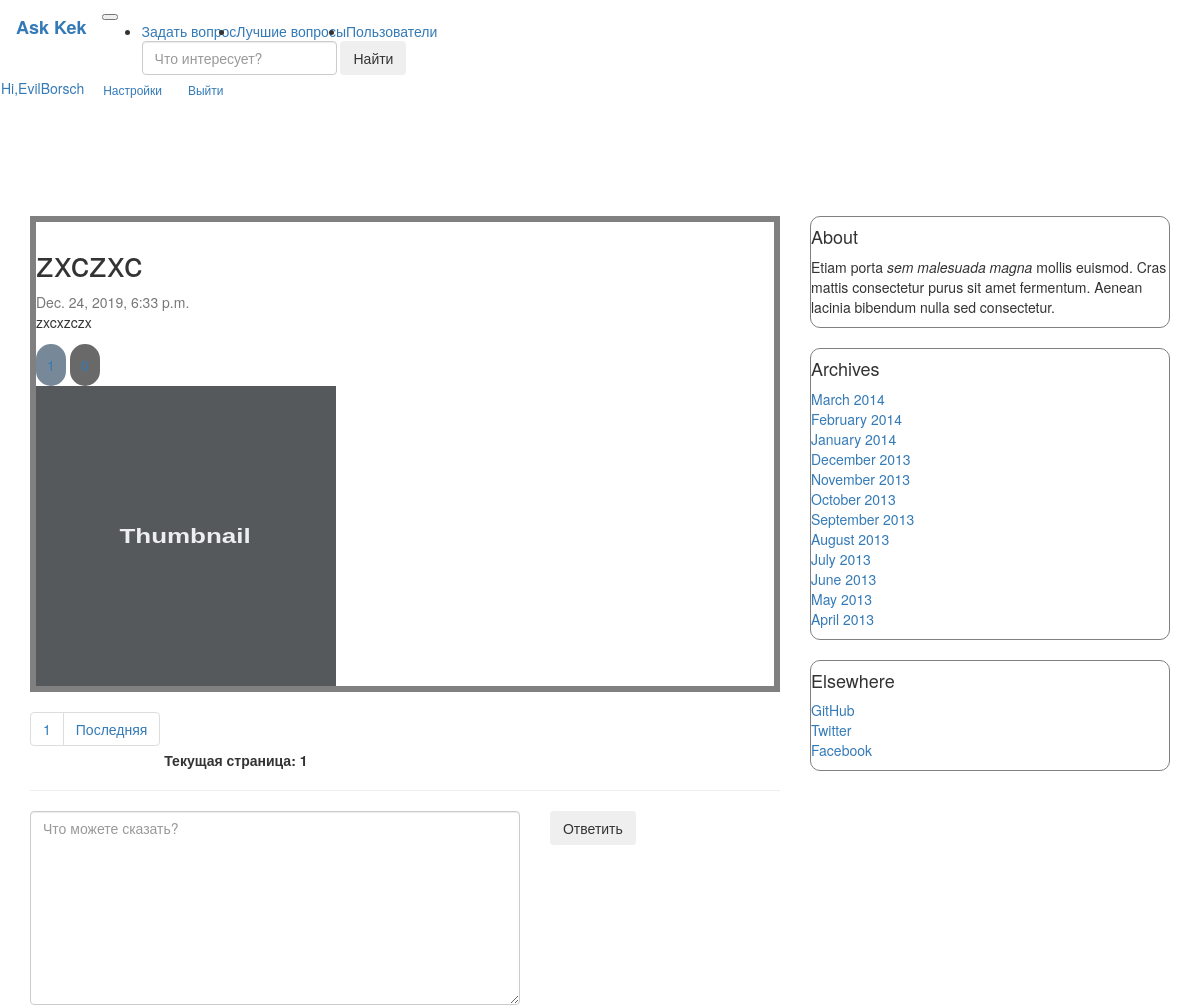
/question/72 (signed in), run on the app's committed database.
### question/models.py (models this page shows, shortened)
class Article(models.Model):
    title = models.CharField(max_length=255, verbose_name='Заголовок')
    text = models.TextField(verbose_name='Текст')
    date_published = models.DateTimeField(verbose_name='Дата публикации', default=datetime.now(tz=timezone.utc),
                                          db_index=True)
    is_published = models.BooleanField(verbose_name='Опубликовано', default=True, blank=True)
    author = models.ForeignKey(
        Author,
        on_delete=models.CASCADE,
    )
    like = models.ManyToManyField(UserProfile, related_name="Article_like", blank=True)
    dislike = models.ManyToManyField(UserProfile, related_name="Article_dislike", blank=True)
    tags = models.ManyToManyField(Tags, blank=True)
    objects = ArticleManager()  # model manager
    class Meta:
        verbose_name = 'Статья'
        verbose_name_plural = 'Статьи'
        index_together = [('title', 'text')]
        unique_together = [('title', 'text')]

### question/views.py (the view, shortened to what this page needs)
# urls.py: path('question/<str:m_id>', views.one_question, name="one_question_url"),
def one_question(request, m_id):
    try:
        main_quest = models.Article.objects.get(pk=m_id)
    except (models.Article.DoesNotExist, ValueError):
        return render(request, "./question/404.html")
    answers = models.Answer.objects.by_question(m_id)
    paginated_data = paginate(answers, request)
    form = AnswerForm(author=Author.objects.get(pk=1), question_id=m_id)
    rendered_data = {"questions": paginated_data, "main_question": main_quest, "form": form}
    return render(request, "./question/one_question.html", rendered_data)

### question/forms.py (shortened to what this page needs)
class AnswerForm(ModelForm):
    class Meta:
        model = Answer
        fields = ['text']
    def __init__(self, author, question_id, *args, **kwargs):
        self.author = author
        self.question = Article.objects.get(pk=question_id)
        super().__init__(*args, **kwargs)

### question/models.py (called while the page is built)
    def by_question(self, id):
        return self.filter(question=id)

### question/views.py (called while the page is built)
def paginate(objects_list, request):
    paginator = Paginator(list(objects_list), 4)
    page = request.GET.get('page')
    try:
        contacts = paginator.get_page(page)
    except PageNotAnInteger:
        contacts = paginator.page(1)
    except EmptyPage:
        contacts = paginator.page(paginator.num_pages)
    return contacts

### question/templates/question/one_question.html (shortened to what this page needs)
{% extends "question/index.html" %}
{% load static %}
{% block title %}
    <link rel="stylesheet" href="{% static "question/one_question/my.css" %}">
    <div class="main_question">
        <div class="card flex-md-row mb-4 box-shadow h-md-250" id="big_question">
            <div class="card-body d-flex flex-column align-items-start">
                <h1>{{ main_question.title }} </h1>
                <div class="mb-1 text-muted">{{ main_question.date_published }}</div>
                <p class="card-text mb-auto">{{ main_question.text }}</p>
                <div class="fluid-container">
                    <a class="like" data-qid="{{ main_question.pk }}"
                       data-vote="inc">
                        {{ main_question.like.count }}
                    </a>
                    <a class="dislike" data-qid="{{ main_question.pk }}"
                       data-vote="dec">
                    </a>
                </div>
            </div>
            <img class="card-img-right flex-auto d-none d-md-block" data-src="holder.js/200x250?theme=thumb"
                 alt="Thumbnail [200x250]" style="width: 300px; height: 300px;"
                 data-holder-rendered="true">
        </div>
    </div>
{% endblock %}
{% block pre_paginator %}
    <hr size="8" color="gray">
    <form class="in" method="POST">
        <div class="row">
            <div class="col-xs-12 col-sm-6 col-md-8">
                <textarea class="form-control" rows="9" placeholder="Что можете сказать?" {{ form.text }}</textarea>
            </div>
            <div class="col-xs-6 col-md-2">
                <button class="btn btn-outline-success my-2 my-sm-0" type="submit">Ответить</button>
            </div>
        </div>
    </form>
{% endblock %}

### question/templates/question/base.html (shortened to what this page needs)
{% load static %}
<!doctype html>
<html lang="en">
<head>
    <link rel="stylesheet" href="{% static "question/node_modules/bootstrap/dist/css/bootstrap.min.css" %}">
    <link rel="stylesheet" href="{% static "question/base/base.css" %}">
</head>
<body>
<header>
    <nav class="navbar navbar-expand-md navbar-dark bg-dark fixed-top">
        <a class="navbar-brand" href="{% url 'index' %}"><b>Ask Kek</b></a>
        <button class="navbar-toggler" type="button" data-toggle="collapse" data-target="#navbarsExampleDefault"
                aria-controls="navbarsExampleDefault" aria-expanded="false" aria-label="Toggle navigation">
        </button>
        <div class="collapse navbar-collapse" id="navbarsExampleDefault">
            <ul class="navbar-nav mr-auto">
                <li class="nav-item active">
                    <a class="nav-link" href="{% url "add_question_url" %}">Задать вопрос <span class="sr-only">(current)</span></a>
                </li>
                <li class="nav-item">
                    <a class="nav-link" href="{% url "hot_questions_url" %}">Лучшие вопросы</a>
                </li>
                <li class="nav-item dropdown">
                    <a class="nav-link dropdown-toggle" href="" id="dropdown01" data-toggle="dropdown"
                       aria-haspopup="true" aria-expanded="false">Пользователи</a>
                </li>
                <form class="form-inline">
                    <input class="form-control mr-sm-2" type="search" placeholder="Что интересует?" aria-label="Search">
                    <button class="btn btn-outline-success my-2 my-sm-0" type="submit">Найти</button>
                </form>
            </ul>
        </div>
        <div class="nav-item">
            {% if user.is_authenticated %}
                <a href="{% url 'profile_edit_url' %}">Hi,{{ user.username }}</a>
                <a class="btn btn-sm btn-outline-secondary" href={% url 'profile_edit_url' %}#">Настройки</a>
                <a class="btn btn-sm btn-outline-secondary" href="{% url 'logout_url' %}">Выйти</a>
            {% else %}
                <a class="btn btn-sm btn-outline-secondary"
                   href="{% url 'login_url' %}?put={{ request.path }}">Войти</a>
                <a class="btn btn-sm btn-outline-secondary" href="{% url 'register_url' %}">Регистрация</a>
            {% endif %}
        </div>
    </nav>
</header>
<div class="container main-content">
    <div class="row" id="main_row">
        <div class="col-lg-8 col-sm-6">
            {% block content %}{% endblock %}
        </div>
        <div class="col-md-4 blog-sidebar" id="sidebar">
            <div class="p-4 mb-3 bg-light rounded">
                <h4 class="font-italic">About</h4>
                <p class="mb-0">Etiam porta <em>sem malesuada magna</em> mollis euismod. Cras mattis consectetur purus
                    sit amet fermentum. Aenean lacinia bibendum nulla sed consectetur.</p>
            </div>
            <div class="p-4">
                <h4 class="font-italic">Archives</h4>
                <ol class="list-unstyled mb-0">
                    <li><a href="#">March 2014</a></li>
                    <li><a href="#">February 2014</a></li>
                    <li><a href="#">January 2014</a></li>
                    <li><a href="#">December 2013</a></li>
                    <li><a href="#">November 2013</a></li>
                    <li><a href="#">October 2013</a></li>
                    <li><a href="#">September 2013</a></li>
                    <li><a href="#">August 2013</a></li>
                    <li><a href="#">July 2013</a></li>
                    <li><a href="#">June 2013</a></li>
                    <li><a href="#">May 2013</a></li>
                    <li><a href="#">April 2013</a></li>
                </ol>
            </div>
            <div class="p-4">
                <h4 class="font-italic">Elsewhere</h4>
                <ol class="list-unstyled">
                    <li><a href="#">GitHub</a></li>
                    <li><a href="#">Twitter</a></li>
                    <li><a href="#">Facebook</a></li>
                </ol>
            </div>
        </div>
    </div>
</div>
</body>
</html>

### question/static/question/base/base.css (style rules this page uses)
.p-4 { border: solid 1px gray; border-radius: 10px; margin-bottom: 20px; }
#main_row { margin-top: 90px; }

### question/static/question/one_question/my.css (style rules this page uses)
#big_question { border: solid 6px gray; }
.like { display: inline-block; margin-bottom: 0; margin-top: 2px; font-weight: normal; text-align: center; vertical-align: middle; cursor: pointer; background: LightSlateGray; border: 6px solid transparent; padding: 5px 5px; white-space: nowrap; font-size: 14px; line-height: 1.428571429; border-radius: 20px; }
.dislike { display: inline-block; margin-bottom: 0; margin-top: 2px; font-weight: normal; text-align: center; vertical-align: middle; cursor: pointer; background: DimGrey; border: 6px solid transparent; padding: 5px 5px; white-space: nowrap; font-size: 14px; line-height: 1.428571429; border-radius: 20px; }

### data on the page
Article: title "zxczxc", date_published "Dec. 24, 2019, 6:33 p.m.", text "zxcxzczx", like.count "1"

### other printed values
{{ user.username }} "EvilBorsch"
{{ questions.number }} "1"
